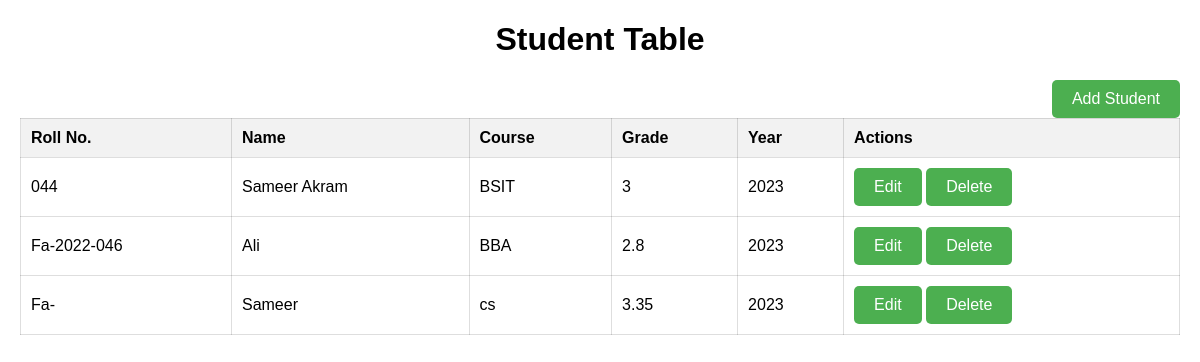
The app's page /students/table/ with its own data.
### tmp/models.py (models this page shows, shortened)
class Student(models.Model):
    name = models.CharField(max_length=100)
    course = models.CharField(max_length=100)
    grade = models.CharField(max_length=4)
    year = models.PositiveIntegerField(default=2023)
    RollNo = models.CharField(max_length=30,default='Fa-')
    photo = models.ImageField(upload_to='student_photos/', blank=True, null=True)

### tmp/views.py (the view)
# urls.py: path('students/table/', views.student_table, name='student_table'),
def student_table(request):
    students = Student.objects.all()
    return render(request, 'student_table.html', {'students': students})

### tmp/templates/student_table.html (shortened to what this page needs)
<!DOCTYPE html>
<html>
<head>
</head>
<body>
    <h1>Student Table</h1>
    <div class="add-button">
        <a href="{% url 'student_create' %}" class="button">Add Student</a>
    </div>
    <table>
        <thead>
            <tr>
                <th>Roll No.</th>
                <th>Name</th>
                <th>Course</th>
                <th>Grade</th>
                <th>Year</th>
                <th>Actions</th>
            </tr>
        </thead>
        <tbody>
            {% for student in students %}
                <tr>
                    <td>{{ student.RollNo }}</td>
                    <td>{{ student.name }}</td>
                    <td>{{ student.course }}</td>
                    <td>{{ student.grade }}</td>
                    <td>{{ student.year }}</td>
                    <td>
                        <a href="{% url 'student_update' student.pk %}" class="button">Edit</a>
                        <a href="{% url 'student_delete' student.pk %}" class="button">Delete</a>
                    </td>
                </tr>
            {% empty %}
                <tr>
                    <td colspan="5">No students available.</td>
                </tr>
            {% endfor %}
        </tbody>
    </table>
</body>
</html>

### tmp/templates/student_table.html (style rules this page uses)
body { font-family: Arial, sans-serif; margin: 20px; }
h1 { text-align: center; }
table { width: 100%; border-collapse: collapse; }
table, th, td { border: 1px solid rgba(0, 0, 0, 0.13); }
th, td { padding: 10px; text-align: left; }
th { background-color: #f2f2f2; }
a.button { background-color: #4CAF50; color: white; padding: 10px 20px; text-align: center; text-decoration: none; display: inline-block; border-radius: 5px; }
.add-button { text-align: right; }

### records on screen
Student: RollNo "044", name "Sameer Akram", course "BSIT", grade "3", year "2023"
Student: RollNo "Fa-2022-046", name "Ali", course "BBA", grade "2.8", year "2023"
Student: RollNo "Fa-", name "Sameer", course "cs", grade "3.35", year "2023"
